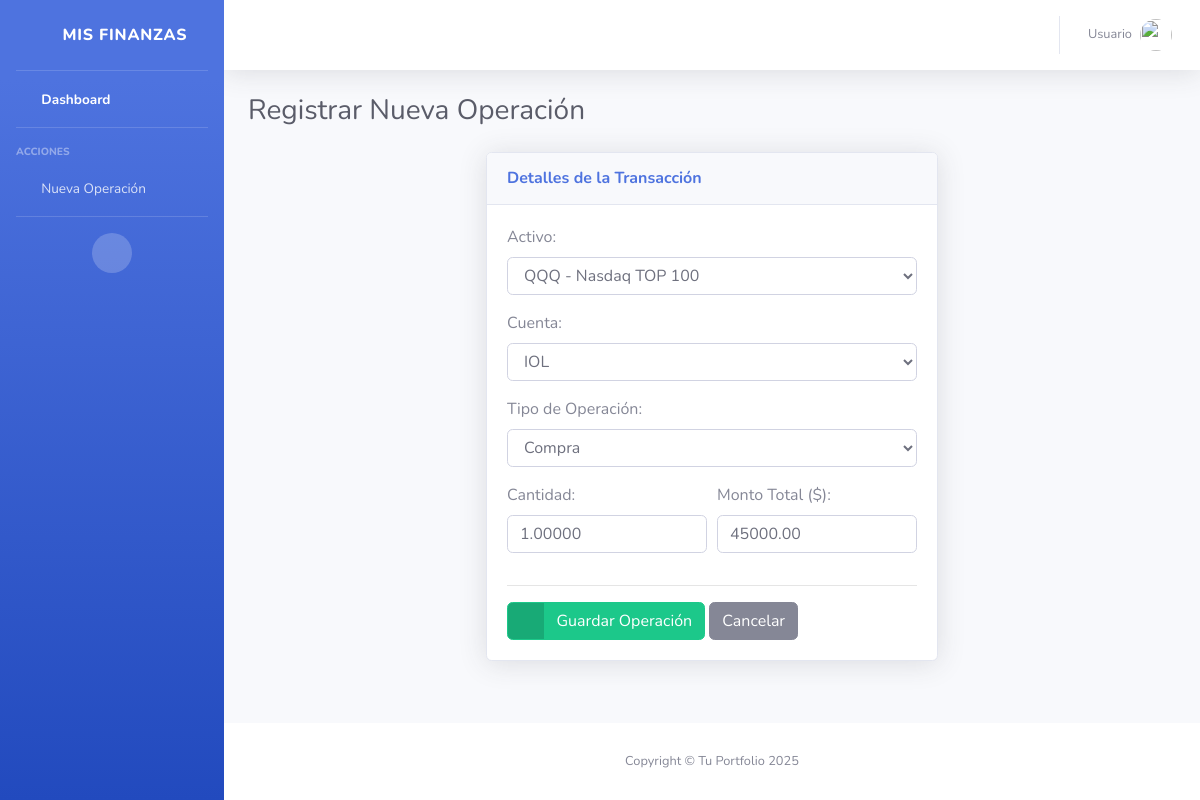
The page /editar/4/ on the database its author committed.
### inversiones/models.py (models this page shows, shortened)
class Transaccion(models.Model):
    TIPO_CHOICES = [('COMPRA', 'Compra'), ('VENTA', 'Venta')]
    activo = models.ForeignKey(Activo, on_delete=models.CASCADE)
    cuenta = models.ForeignKey(Cuenta, on_delete=models.SET_NULL, null=True)
    tipo = models.CharField(max_length=6, choices=TIPO_CHOICES)
    cantidad = models.DecimalField(max_digits=10, decimal_places=5)
    precio = models.DecimalField(max_digits=10, decimal_places=2)
    fecha = models.DateTimeField(auto_now_add=True)

### inversiones/views.py (the view)
# urls.py: path('editar/<int:pk>/', TransaccionUpdateView.as_view(), name='editar_operacion'),
class TransaccionUpdateView(UpdateView):
    model = Transaccion
    form_class = TransaccionForm
    template_name = 'inversiones/nueva_operacion.html'
    success_url = reverse_lazy('home')

### inversiones/forms.py
class TransaccionForm(forms.ModelForm):
    class Meta:
        model = Transaccion
        fields = ['activo', 'cuenta', 'tipo', 'cantidad', 'precio']
        widgets = {
            'activo': forms.Select(attrs={'class': 'form-control'}),
            'cuenta': forms.Select(attrs={'class': 'form-control'}),
            'tipo': forms.Select(attrs={'class': 'form-control'}),
            'cantidad': forms.NumberInput(attrs={'class': 'form-control', 'step': '0.00001'}),
            'precio': forms.NumberInput(attrs={'class': 'form-control', 'step': '0.01'}),
        }

### inversiones/models.py (called while the page is built)
    def __str__(self):
        return self.nombre

    def __str__(self):
        return f"{self.simbolo} - {self.nombre}"

### inversiones/templates/inversiones/nueva_operacion.html
{% extends 'inversiones/index.html' %} {% load static %}
{% block content %}
<div class="container-fluid">
    <h1 class="h3 mb-4 text-gray-800">Registrar Nueva Operación</h1>
    <div class="row justify-content-center">
        <div class="col-lg-6">
            <div class="card shadow mb-4">
                <div class="card-header py-3">
                    <h6 class="m-0 font-weight-bold text-primary">Detalles de la Transacción</h6>
                </div>
                <div class="card-body">
                    <form method="post">
                        {% csrf_token %} <div class="form-group">
                            <label>Activo:</label>
                            {{ form.activo }}
                        </div>
                        <div class="form-group">
                            <label>Cuenta:</label>
                            {{ form.cuenta }}
                        </div>
                        <div class="form-group">
                            <label>Tipo de Operación:</label>
                            {{ form.tipo }}
                        </div>
                        <div class="form-row">
                            <div class="form-group col-md-6">
                                <label>Cantidad:</label>
                                {{ form.cantidad }}
                            </div>
                            <div class="form-group col-md-6">
                                <label>Monto Total ($):</label>
                                {{ form.precio }}
                            </div>
                        </div>
                        <hr>
                        <button type="submit" class="btn btn-success btn-icon-split">
                            <span class="icon text-white-50">
                                <i class="fas fa-check"></i>
                            </span>
                            <span class="text">Guardar Operación</span>
                        </button>
                        <a href="{% url 'home' %}" class="btn btn-secondary btn-icon-split">
                            <span class="text">Cancelar</span>
                        </a>
                    </form>
                </div>
            </div>
        </div>
    </div>
</div>
{% endblock %}

### rows shown on the page
Transaccion: activo "QQQ - Nasdaq TOP 100", cuenta "IOL", tipo "Compra", cantidad "1.00000", precio "45000.00"
